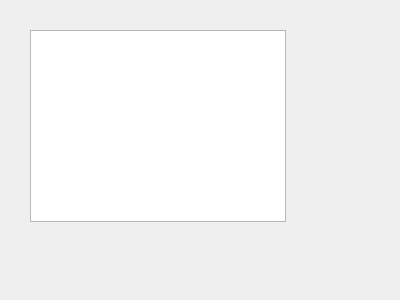
<?xml version="1.0" encoding="UTF-8"?>
<ui version="4.0">
 <class>Dialog</class>
 <widget class="QDialog" name="Dialog">
  <property name="geometry">
   <rect>
    <x>0</x>
    <y>0</y>
    <width>400</width>
    <height>300</height>
   </rect>
  </property>
  <property name="windowTitle">
   <string>Dialog</string>
  </property>
  <widget class="QTableView" name="tableView">
   <property name="geometry">
    <rect>
     <x>30</x>
     <y>30</y>
     <width>256</width>
     <height>192</height>
    </rect>
   </property>
  </widget>
 </widget>
 <resources/>
 <connections/>
</ui>
